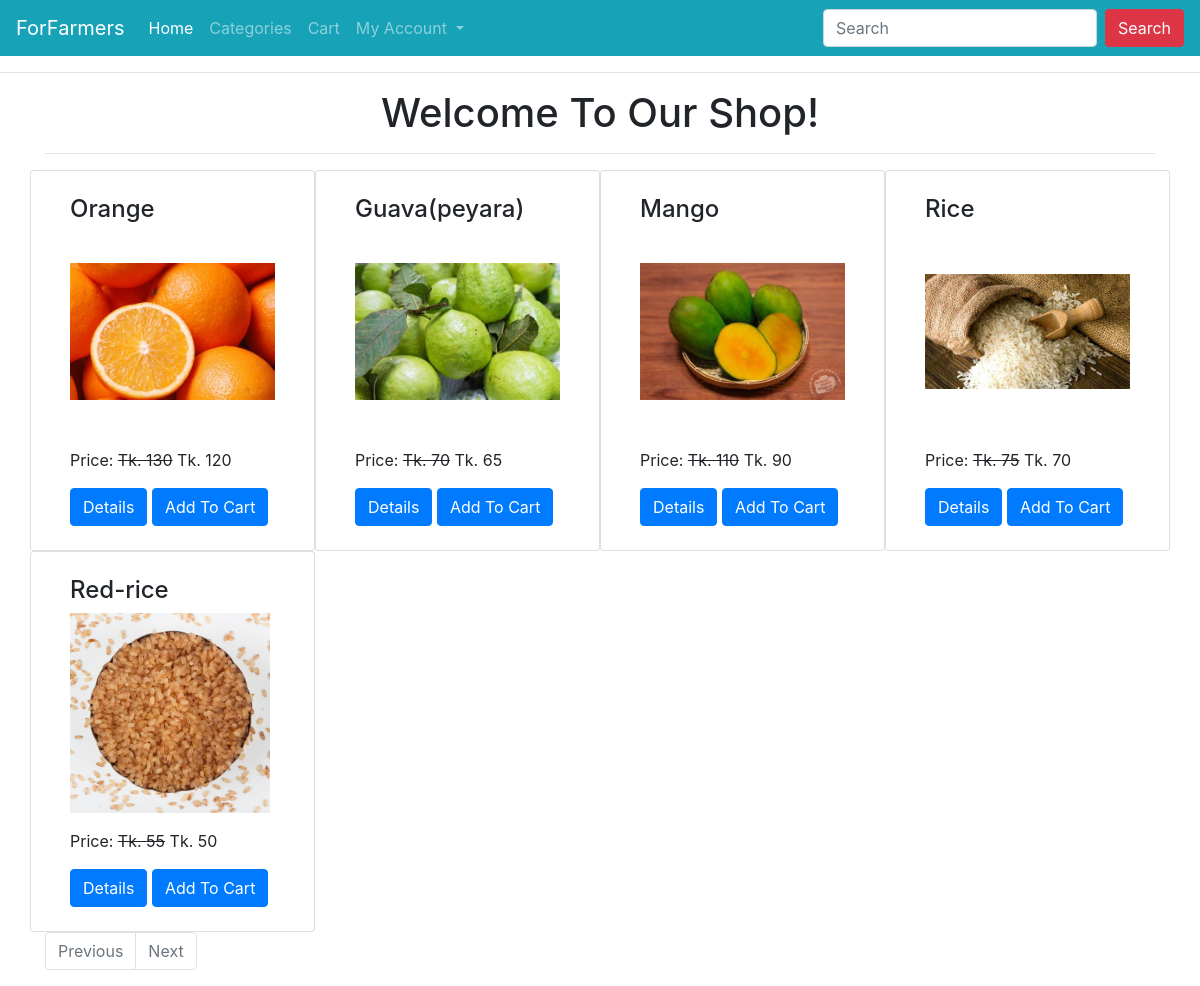
Before: / with the older database file.
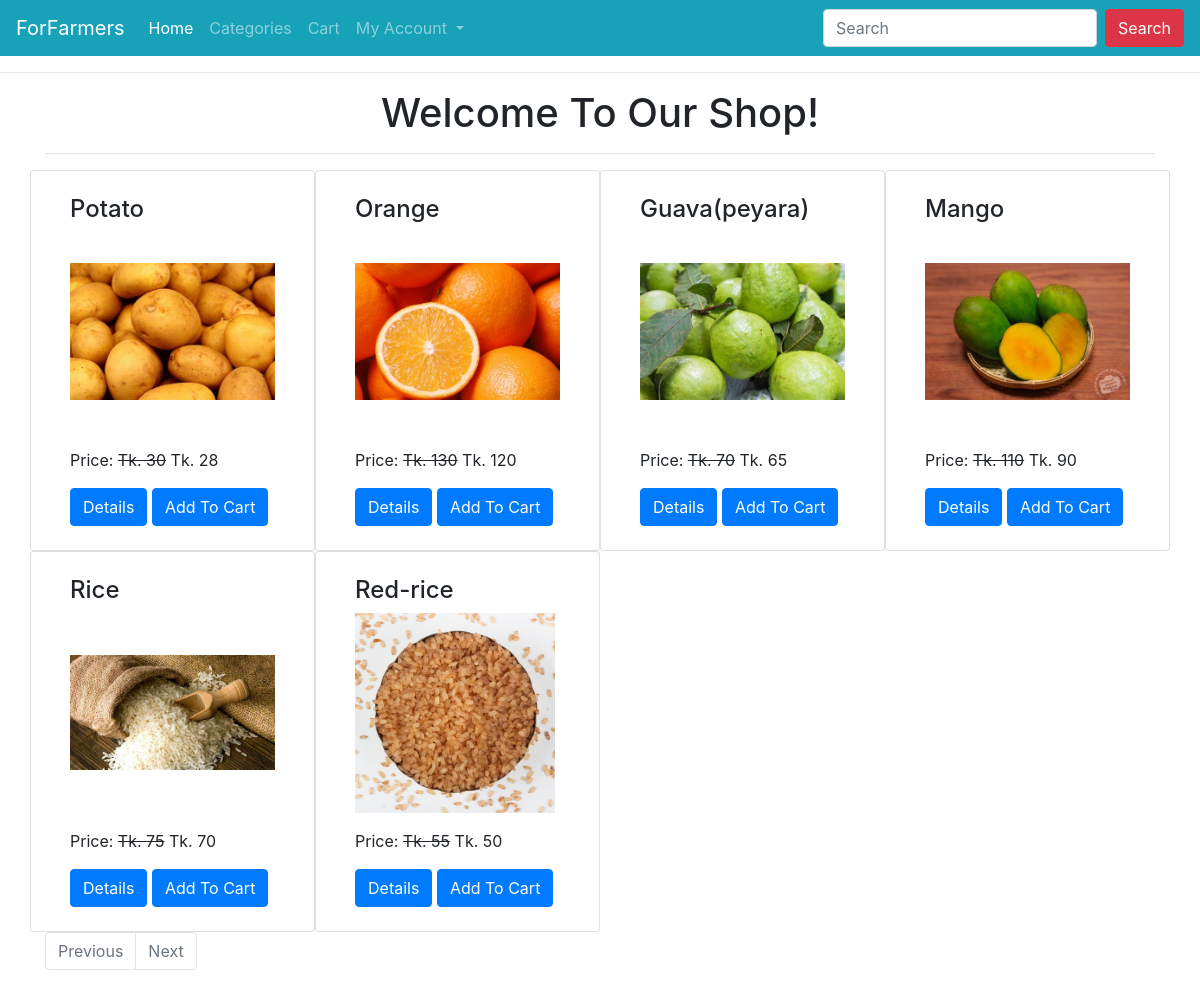
After: the same page with the newer database file.
### store/models.py (models this page shows, shortened)
class Product(models.Model):
    title = models.CharField(max_length=200)
    slug = models.SlugField(unique=True)
    category = models.ForeignKey(Category, on_delete=models.CASCADE, default=True)
    image = models.ImageField(upload_to="products")
    marked_price = models.PositiveIntegerField()
    selling_price = models.PositiveIntegerField()
    description = models.TextField()
    view_count = models.PositiveIntegerField(default=0)

### store/views.py (the view)
# urls.py: path("", HomeView.as_view(), name="home"),
class HomeView(EcomMixin,TemplateView):
    template_name = "home.html"
    def get_context_data(self, **kwargs):
        context = super().get_context_data(**kwargs)
        context['myname'] = "Indrani Sarker"
        context['product_list'] = Product.objects.all().order_by("-id")
        return context

### store/views.py (called while the page is built)
    def dispatch(self, request, *args, **kwargs):
        cart_id = request.session.get("cart_id")
        if cart_id:
            cart_obj = Cart.objects.get(id=cart_id)
            if request.user.is_authenticated and request.user.customer:
                cart_obj.customer = request.user.customer
                cart_obj.save()
        return super().dispatch(request, *args, **kwargs)

### store/templates/home.html (shortened to what this page needs)
   {% extends 'base.html' %}
{% block content %}
<div class="container">
    <h1 class="text-center">Welcome To Our Shop! </h1>
    <hr>
    <div class="row mt-3">
        {% for p in product_list %}
        <div class="col-md-3 card">
            <div class="m-4">
                <h4>{{p.title}}</h4>
                <img src="{{p.image.url}}" alt="" class="img-fluid" style="height: 200px; object-fit: contain;">
                <p class="mt-3">Price: <strike>Tk. {{p.marked_price}}</strike> Tk. {{p.selling_price}}</p>
                  <a href="{% url 'store:productdetail' p.slug %}" class="btn btn-primary">Details</a>
                <a href="{% url 'store:addtocart' p.id %}" class="btn btn-primary">Add To Cart</a>
            </div>
        </div>
        {% endfor %}
    </div>
    <nav aria-label="...">
        <ul class="pagination">
            {% if product_list.has_previous %}
            <li class="page-item">
                <a class="page-link" href="?page={{ product_list.previous_page_number }}">Previous</a>
              </li>
            {% else %}
            <li class="page-item disabled">
                <a class="page-link" href="#" tabindex="-1" aria-disabled="true">Previous</a>
            </li>
            {% endif %}
            {% if product_list.has_next %}
            <li class="page-item">
                <a class="page-link" href="?page={{ product_list.next_page_number }}">Next</a>
            </li>
            {% else %}
            <li class="page-item disabled">
                <a class="page-link" href="#" tabindex="-1" aria-disabled="true">Next</a>
            </li>
            {% endif %}
        </ul>
      </nav>
</div>
{% endblock %}

Changed rows visible on the page:
added Product: title "Potato", image (picture), marked_price "30", selling_price "28"
